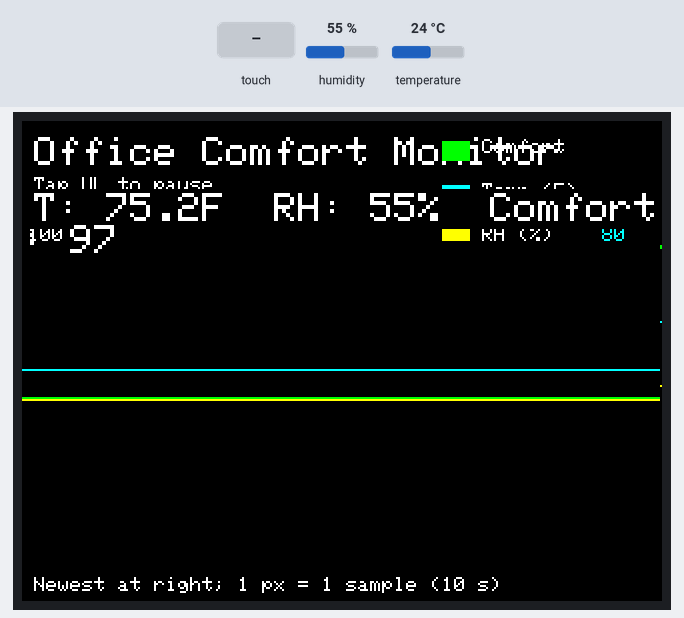
Bench run of a sketch on a simulated Arduino Uno R4 WiFi. Parts: 320×240 colour display. The inputs (shaded band) are chosen by the test bench; at power-on: humidity 55 %, temperature 24 °C. What the sketch prints to the serial monitor is not drawn.

Above: at 1.8 s.
1.9 s: humidity set to 22 %
At 11.3 s:
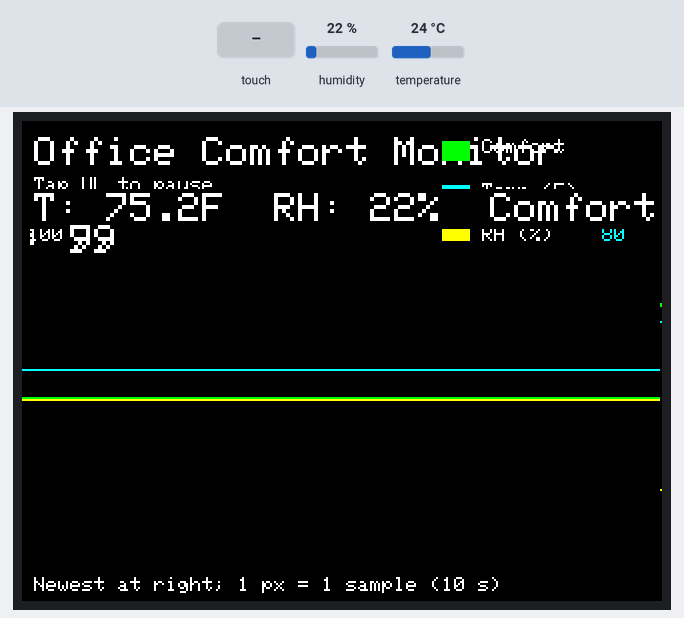
12.1 s: touch panel pressed at 87 % / 90 % of its raw x / y range
At 13.0 s:
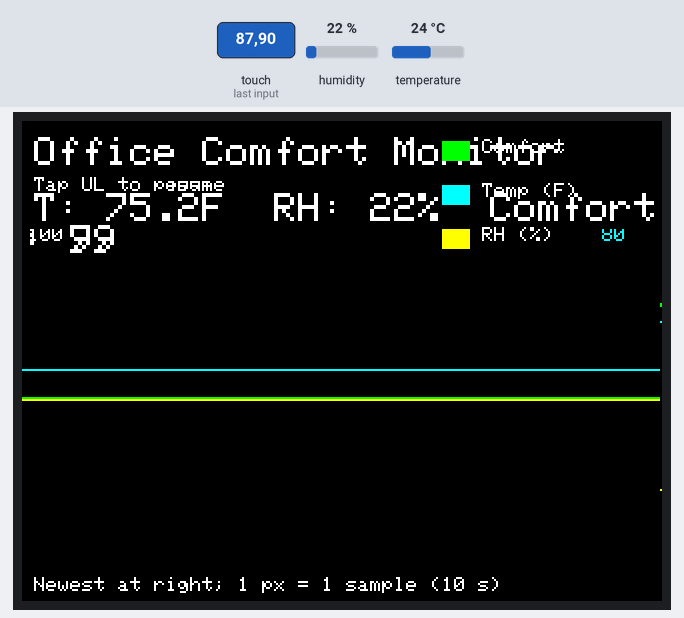
13.6 s: touch panel pressed at 87 % / 90 % of its raw x / y range
At 21.3 s:
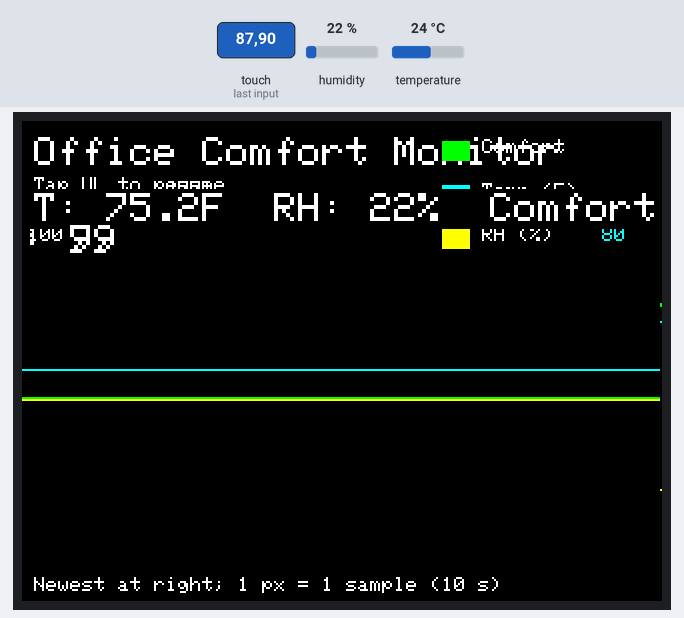
22.1 s: temperature set to 12 °C
At 31.4 s:
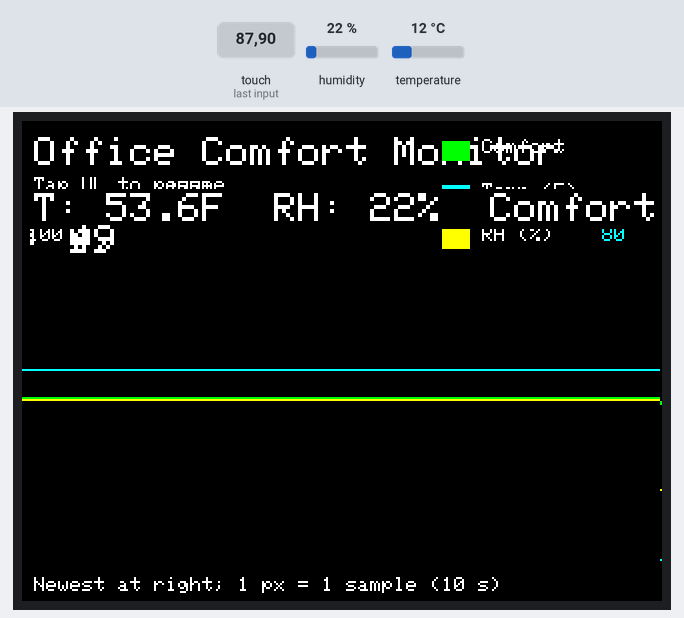
32.1 s: humidity set to 40 %
At 41.4 s:
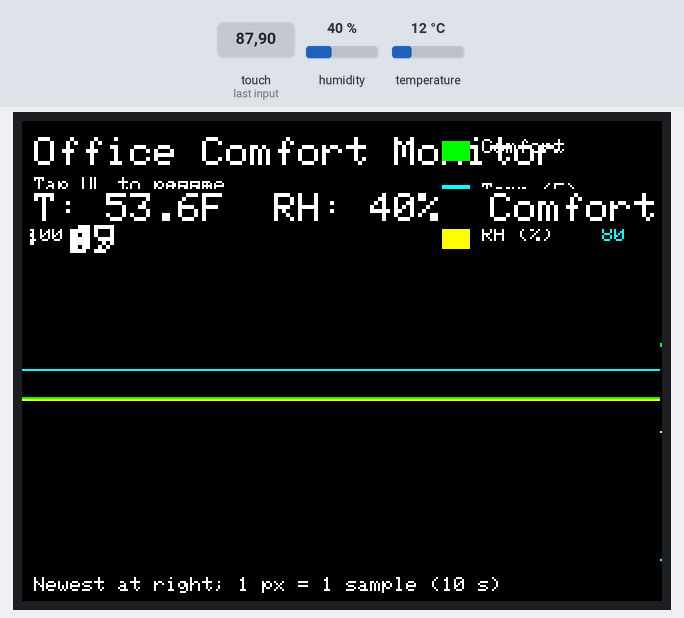
42.1 s: temperature set to 19 °C
At 51.4 s:
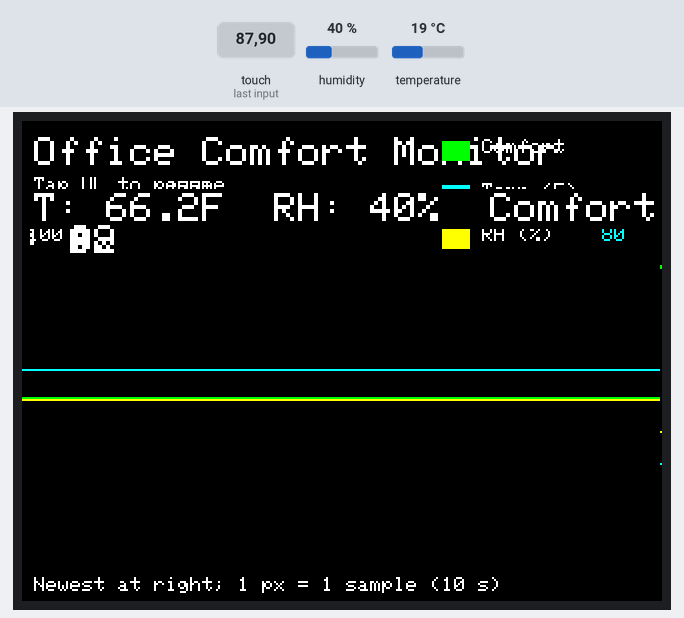
Timing chart, 0 to 52.9 s (numbered marks = the images above; inputs shaded):
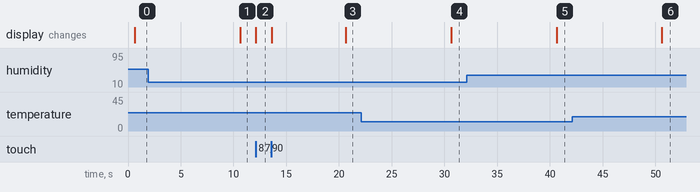

Measured:
- after the input at 1.9 s, the display: changes after 8.7 s (image 1)
- after the input at 12.1 s, the display: changes at once (image 2)
- after the input at 13.6 s, the display: first changes at once (image 3 shows a later state)
- after the input at 22.1 s, the display: changes after 8.5 s (image 4)
- after the input at 32.1 s, the display: changes after 8.5 s (image 5)
- after the input at 42.1 s, the display: changes after 8.5 s (image 6)

The sketch:

sketch_officeTemp.ino
```cpp
#include <SPI.h>
#include <Wire.h>
#include <math.h>
#include <Adafruit_GFX.h>
#include <Adafruit_ILI9341.h>
#include <Adafruit_FT6206.h>
#include <Modulino.h>

ModulinoThermo thermo;

// --- TFT pins for Adafruit 2.8" TFT Cap Touch Shield (PID 1947)
#define TFT_CS   10
#define TFT_DC    9
#define TFT_RST   8
Adafruit_ILI9341 tft(TFT_CS, TFT_DC, TFT_RST);

// --- Capacitive touch (FT6206 on I2C @ 0x38)
Adafruit_FT6206 ctp;

// --- Colors & layout
const uint16_t BG    = ILI9341_BLACK;
const uint16_t FG    = ILI9341_WHITE;
const uint16_t AXIS  = ILI9341_DARKGREY;
const uint16_t GRID  = ILI9341_NAVY;
const uint16_t COMF  = ILI9341_GREEN;   // comfort line
const uint16_t TEMP  = ILI9341_CYAN;    // temperature line
const uint16_t HUM   = ILI9341_YELLOW;  // humidity line
const uint16_t BAND  = ILI9341_DARKGREY;// bands/frames

// Graph area
const int GRAPH_W = 320, GRAPH_H = 160, GRAPH_X = 0, GRAPH_Y = 60;

// Scales
const float RH_MIN = 0.0f,   RH_MAX = 100.0f;   // left axis (shared with comfort)
const float C_MIN  = 0.0f,   C_MAX  = 100.0f;   // left axis
const float TF_MIN = 60.0f,  TF_MAX = 80.0f;    // right axis typical office range

// Office “good” bands
const float GOOD_TF_MIN = 70.0f, GOOD_TF_MAX = 74.0f;
const float GOOD_RH_MIN = 40.0f, GOOD_RH_MAX = 60.0f;

// Sample cadence
const unsigned long SAMPLE_MS = 10UL * 1000UL;  // 10 s => 1 px = 10 s

// Buffers/state
uint8_t bufComfort[GRAPH_W];
uint8_t bufTempF[GRAPH_W];
uint8_t bufRH[GRAPH_W];
int head = 0;
unsigned long lastSample = 0;
bool paused = false;

// Live readings
float gTempC = NAN, gTempF = NAN, gRH = NAN, gComfort = NAN;

// ===== Helpers =====
static inline float c_to_f(float c) { return c * 9.0f / 5.0f + 32.0f; }

float comfortScoreF(float tempF, float rh) {
  // Simple office-tuned score: 100 if 70–74°F and 40–60% RH, linear penalties outside.
  float tPenalty = 0, hPenalty = 0;
  if (tempF < 70.0f)       tPenalty = (70.0f - tempF) * 2.0f;
  else if (tempF > 74.0f)  tPenalty = (tempF - 74.0f) * 2.0f;

  if (rh < 40.0f)          hPenalty = (40.0f - rh) * 1.0f;
  else if (rh > 60.0f)     hPenalty = (rh - 60.0f) * 1.0f;

  float score = 100.0f - (tPenalty + hPenalty);
  if (score < 0) score = 0;
  if (score > 100) score = 100;
  return score;
}

int mapLinearToY(float v, float vmin, float vmax) {
  // Higher value -> higher on screen: invert to pixel coords
  if (v < vmin) v = vmin;
  if (v > vmax) v = vmax;
  float frac = (v - vmin) / (vmax - vmin);
  int y = GRAPH_Y + (GRAPH_H - 1) - (int)roundf(frac * (GRAPH_H - 1));
  if (y < GRAPH_Y) y = GRAPH_Y;
  if (y > GRAPH_Y + GRAPH_H - 1) y = GRAPH_Y + GRAPH_H - 1;
  return y;
}

void drawLegend() {
  int x = 6, y = 8;
  tft.setTextSize(2);
  tft.setTextColor(FG);
  tft.setCursor(x, y);
  tft.print("Office Comfort Monitor");

  tft.setTextSize(1);
  y += 20;
  tft.setCursor(x, y); tft.print("Tap UL to "); tft.print(paused ? "resume" : "pause");

  // Legend boxes
  int lx = 210, ly = 10, lw = 14, lh = 10, gap = 12;
  tft.fillRect(lx, ly, lw, lh, COMF);  tft.setCursor(lx + lw + 6, ly-1); tft.print("Comfort");
  ly += lh + gap;
  tft.fillRect(lx, ly, lw, lh, TEMP);  tft.setCursor(lx + lw + 6, ly-1); tft.print("Temp (F)");
  ly += lh + gap;
  tft.fillRect(lx, ly, lw, lh, HUM);   tft.setCursor(lx + lw + 6, ly-1); tft.print("RH (%)");
}

void drawAxesAndGrid() {
  // Clear graph area
  tft.fillRect(GRAPH_X, GRAPH_Y, GRAPH_W, GRAPH_H, BG);

  // Comfort/RH horizontal grid (every 10)
  tft.setTextSize(1);
  for (int v = 0; v <= 100; v += 10) {
    int y = mapLinearToY(v, C_MIN, C_MAX);
    tft.drawFastHLine(GRAPH_X, y, GRAPH_W, (v % 20 == 0) ? AXIS : GRID);
    // Left labels every 20
    if (v % 20 == 0) {
      tft.setTextColor(FG);
      tft.setCursor(GRAPH_X + 3, y - 7);
      tft.print(v);
    }
  }

  // Right-side temperature labels every 5°F
  for (int f = (int)TF_MIN; f <= (int)TF_MAX; f += 5) {
    int y = mapLinearToY((float)f, TF_MIN, TF_MAX);
    tft.setTextColor(TEMP);
    tft.setCursor(GRAPH_X + GRAPH_W - 30, y - 7);
    tft.print(f);
  }

  // “Good” bands (outlined to avoid hiding lines)
  // Temp band
  int yTmin = mapLinearToY(GOOD_TF_MIN, TF_MIN, TF_MAX);
  int yTmax = mapLinearToY(GOOD_TF_MAX, TF_MIN, TF_MAX);
  if (yTmax > yTmin) { int tmp = yTmin; yTmin = yTmax; yTmax = tmp; }
  tft.drawRect(GRAPH_X+1, yTmax, GRAPH_W-2, yTmin - yTmax, TEMP);

  // RH band
  int yRHmin = mapLinearToY(GOOD_RH_MIN, RH_MIN, RH_MAX);
  int yRHmax = mapLinearToY(GOOD_RH_MAX, RH_MIN, RH_MAX);
  if (yRHmax > yRHmin) { int tmp = yRHmin; yRHmin = yRHmax; yRHmax = tmp; }
  tft.drawRect(GRAPH_X+1, yRHmax, GRAPH_W-2, yRHmin - yRHmax, HUM);

  // Frame
  tft.drawRect(GRAPH_X, GRAPH_Y, GRAPH_W, GRAPH_H, AXIS);

  // Footer note
  tft.setTextColor(FG);
  tft.setCursor(6, GRAPH_Y + GRAPH_H + 8);
  tft.print("Newest at right; 1 px = 1 sample (10 s)");
}

void drawHeaderReadings() {
  // Wipe line and print current readings
  tft.fillRect(0, 34, 320, 20, BG);
  tft.setCursor(6, 36);
  tft.setTextColor(FG); tft.setTextSize(2);

  tft.print("T: ");
  if (isnan(gTempF)) tft.print("--");
  else { tft.print(gTempF, 1); tft.print("F"); }

  tft.print("  RH: ");
  if (isnan(gRH)) tft.print("--");
  else { tft.print(gRH, 0); tft.print("%"); }

  tft.print("  Comfort: ");
  if (isnan(gComfort)) tft.print("--");
  else tft.print((int)gComfort);
}

void drawSampleColumnAll(int x, uint8_t vComfort, uint8_t vTempF, uint8_t vRH) {
  // Erase this column in graph area
  tft.drawFastVLine(x, GRAPH_Y, GRAPH_H, BG);

  // Plot 3 points (1–3 px thick dots) for each series
  // Comfort (left axis)
  int yC = mapLinearToY((float)vComfort, C_MIN, C_MAX);
  tft.drawPixel(x, yC, COMF);
  if (yC > GRAPH_Y) tft.drawPixel(x, yC-1, COMF); // make it a tad thicker

  // RH (left axis)
  int yH = mapLinearToY((float)vRH, RH_MIN, RH_MAX);
  tft.drawPixel(x, yH, HUM);

  // TempF (right axis scaling)
  int yT = mapLinearToY((float)vTempF, TF_MIN, TF_MAX);
  tft.drawPixel(x, yT, TEMP);
}

void fullRedrawGraph() {
  drawAxesAndGrid();
  for (int i = 0; i < GRAPH_W; i++) {
    int idx = (head + i) % GRAPH_W;
    drawSampleColumnAll(i, bufComfort[idx], bufTempF[idx], bufRH[idx]);
  }
}

void addSample(float tempC, float rh) {
  gTempC = tempC;
  gTempF = c_to_f(tempC);
  gRH = rh;
  gComfort = comfortScoreF(gTempF, gRH);

  uint8_t cVal = (uint8_t)lroundf(fminf(fmaxf(gComfort, 0.0f), 100.0f));
  uint8_t tF   = (uint8_t)lroundf(fminf(fmaxf(gTempF, 0.0f), 255.0f));
  uint8_t rVal = (uint8_t)lroundf(fminf(fmaxf(gRH, 0.0f), 100.0f));

  bufComfort[head] = cVal;
  bufTempF[head]   = tF;
  bufRH[head]      = rVal;
  head = (head + 1) % GRAPH_W;

  // Draw only the newest column for speed
  drawSampleColumnAll(GRAPH_W - 1, cVal, tF, rVal);
  drawHeaderReadings();

  // Shift effect: redraw one column earlier to “scroll”
  // (Cheap trick: redraw whole graph every N samples if you prefer perfectly clean scroll)
  // Here we just rely on drawing the specific x since x==GRAPH_W-1 always used; buffers handle order.
  // If you see smearing after long runs, call fullRedrawGraph() every ~50 samples.
  static uint8_t redrawCtr = 0;
  if (++redrawCtr >= 50) { fullRedrawGraph(); redrawCtr = 0; }

  Serial.print("T(C/F)= ");
  Serial.print(gTempC, 1); Serial.print("/");
  Serial.print(gTempF, 1);
  Serial.print("  RH= "); Serial.print(gRH, 0);
  Serial.print("%  Comfort= "); Serial.println(gComfort, 0);
}

void setup() {
  Serial.begin(115200);
  delay(200);
  Serial.println("\nOffice Comfort Monitor (Overlay °F, %RH, Comfort)");

  Wire.begin();
  Wire.setClock(100000);

  Modulino.begin();
  bool thermoOK = thermo.begin();
  Serial.print("thermo.begin(): "); Serial.println(thermoOK ? "OK" : "FAIL");

  tft.begin();
  tft.setRotation(1);

  if (!ctp.begin(40)) {
    Serial.println("FT6206 not found (touch disabled).");
  }

  // Seeds
  for (int i = 0; i < GRAPH_W; i++) {
    bufComfort[i] = 50;
    bufTempF[i]   = 72;
    bufRH[i]      = 50;
  }

  tft.fillScreen(BG);
  drawLegend();
  drawAxesAndGrid();
  fullRedrawGraph();
  drawHeaderReadings();

  lastSample = millis() - SAMPLE_MS;
}

void loop() {
  // Tap UL corner to pause/resume sampling
  if (ctp.touched()) {
    TS_Point p = ctp.getPoint();
    if (p.y < 80 && p.x < 80) { // UL corner
      paused = !paused;
      drawLegend();
      delay(250);
    }
  }

  if (!paused && (millis() - lastSample >= SAMPLE_MS)) {
    lastSample += SAMPLE_MS;

    float tC = thermo.getTemperature();
    float rh = thermo.getHumidity();

    if (!isnan(tC) && !isnan(rh)) {
      addSample(tC, rh);
    } else {
      Serial.println("⚠️ NaN from sensor; skipping update");
    }
  }
}
```
